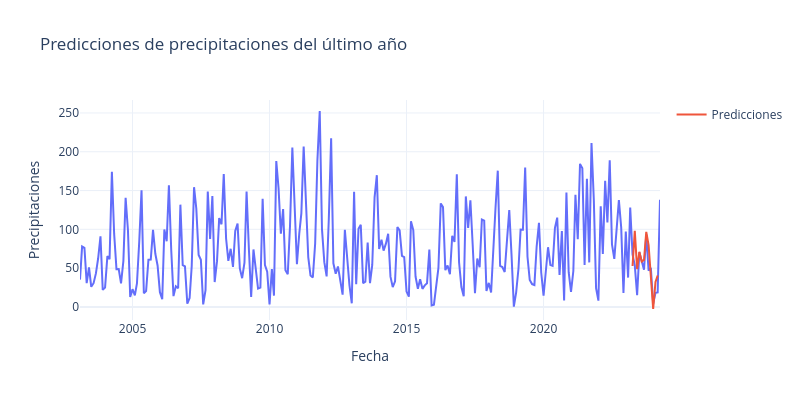

Notebook source saved alongside this figure:
### Markdown cell above
El modelo tiene algunas señales de alarma: los valores del AIC y del BIC son demasiado altos, y los p-values asignados a los coeficientes son muy altos también. En la práctica, esto nos indica que la complejidad del modelo es más grande de lo que debería.

Para evaluar la habilidad del modelo para hacer predicciones, estableceremos la siguiente estrategia:

- Usaremos la ventana de los últimos 10 años, y haremos el cálculo para cada mes en esa ventana.
- Para cada mes en la ventana, $t_0$, usaremos el modelo para predecir los 12 meses siguientes.
- Compararemos los resultados de la predicción con lo que ocurrió en verdad, y calcularemos el error absoluto medio (MAE).
- Promediaremos los MAE para cada uno de los meses en la ventana y esa será nuestra métrica definitiva. El significado de la métrica es el MAE esperado para una predicción de 12 meses en el futuro

### Code cell
# Definiendo el número de meses a predecir
n_meses = 12
# Definiendo los meses para hacer el cálculo del mae
meses = np.arange(len(ramada_predict)-10*12, len(ramada_predict)-n_meses)

# Predicciones para cada mes
maes = []
for mes in meses:
    # hacemos la predicción
    predictions = fitted_model.predict(start=mes, end=mes+n_meses, dynamic=False)
    maes.append(np.mean(np.abs(predictions - ramada_predict['y'][mes:mes+n_meses])))

# imprimimos el resultado
print(f"MAE promedio: {np.mean(maes)}")

# Graficar los resultados usando plotly
fig = px.line(ramada_predict, x=ramada_predict.index, y='y', title='Predicciones de precipitaciones del último año')
fig.add_scatter(x=ramada_predict.index[mes:mes+n_meses], y=predictions, mode='lines', name='Predicciones')
fig.update_layout(
    xaxis_title='Fecha',
    yaxis_title='Precipitaciones',
    template='plotly_white',
    width=800,
    height=400,
)
fig.show()

### Figure 1 — Plotly figure (JSON) as saved in the notebook; plotly's stock layout.template omitted (floating-point values rounded to 4 significant figures; data arrays with more than 128 entries replaced by an {"elided": "..."} marker saying what was removed)
{"data": [{"hovertemplate": "ds=%{x}<br>y=%{y}<extra></extra>", "legendgroup": "", "line": {"color": "#636efa", "dash": "solid"}, "marker": {"symbol": "circle"}, "mode": "lines", "name": "", "orientation": "v", "showlegend": false, "type": "scatter", "x": {"elided": "255 str values"}, "xaxis": "x", "y": {"elided": "255 float values"}, "yaxis": "y"}, {"mode": "lines", "name": "Predicciones", "type": "scatter", "x": ["2023-04-01T00:00:00.000000", "2023-05-01T00:00:00.000000", "2023-06-01T00:00:00.000000", "2023-07-01T00:00:00.000000", "2023-08-01T00:00:00.000000", "2023-09-01T00:00:00.000000", "2023-10-01T00:00:00.000000", "2023-11-01T00:00:00.000000", "2023-12-01T00:00:00.000000", "2024-01-01T00:00:00.000000", "2024-02-01T00:00:00.000000", "2024-03-01T00:00:00.000000"], "y": [52.74, 98.04, 48.7, 71.01, 58.56, 60.68, 96.82, 79.7, 39.18, -2.675, 32.08, 40.51, 109.2]}], "layout": {"height": 400, "legend": {"tracegroupgap": 0}, "title": {"text": "Predicciones de precipitaciones del último año"}, "width": 800, "xaxis": {"anchor": "y", "domain": [0, 1], "title": {"text": "Fecha"}}, "yaxis": {"anchor": "x", "domain": [0, 1], "title": {"text": "Precipitaciones"}}}}
